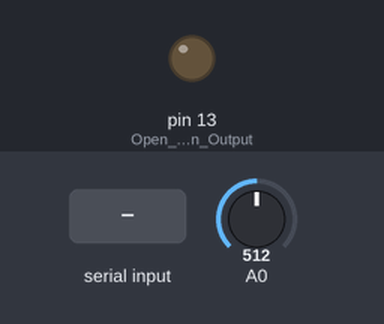
This sketch was run on a simulated Arduino Uno, built with avr-gcc and run on an emulated ATmega328P. Parts: output pins drawn as LEDs (lit = HIGH). The test bench sets the inputs (shaded band); at power-on: A0 = 512. What the sketch prints to the serial monitor is not drawn.

Above: at 1.2 s.
1.3 s: "1\n" received over Serial
At 2.1 s:
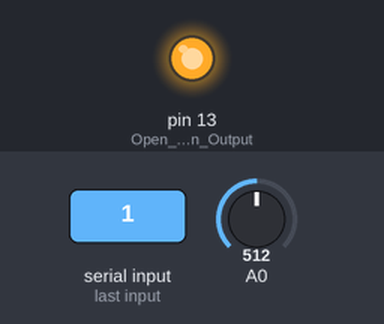
2.8 s: "90,45\n" received over Serial
At 3.2 s:
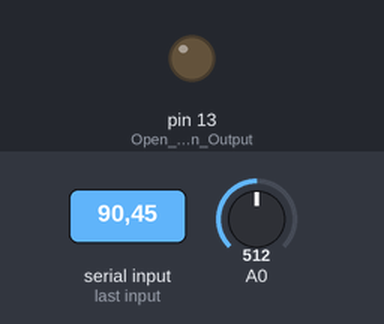
Timing chart, 0 to 5.8 s (numbered marks = the images above; inputs shaded):
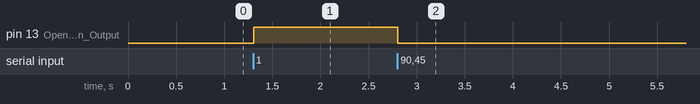

The sketch:

JavaCom1.ino
```cpp
/*
 * This Sketch belongs to the SwingSerial Project and is a very simple example to test the functionality of the Java Software.
 * The Arduino Standard Baud Rate is used here(9600).
 * In this example, the pin 13(Builtin LED of the UNO) can be set to high or low using SwingSerial
 * The Sketch also sends analog readings from pin A0 via a serial port
 */


int Data,oldData; //These varaibles are used to read and handle the analog input

void setup() {
  // put your setup code here, to run once:
Serial.begin(9600); //Establish a Serial Connection with the Standard baud Rate of 9600
pinMode(13,OUTPUT); //Open pin13 as an Output. This pin is also the builtin LED of the UNO
}

void loop() {
  // put your main code here, to run repeatedly:
  int b; // define a Local Variable
  while(Serial.available()>0) //Look if theres Data incoming
  {
     b  = Serial.read(); //As long as there is incoming data, save it to the Local Variable
     b = b -48; // In ASCII 0 = 48. So the get the correct reading, we have to do this.

   if(b == 0) //Check the value of the Local Variable
   {
    digitalWrite(13,0); //pin 13 is set to LOW
   }
   if(b== 1)//Check the value of the Local Variable
   {
    digitalWrite(13,1); //pin 13 is set to HIGH
   }
    //Serial.println(b);  //Print back the value of the Local variable. Useful for Debugging
  }

  Data= analogRead(A0); //read the analog input

  if(Data!=oldData && Data != oldData+1 && Data!=oldData-1) //Check if the read Data is within +- 1 of the previous reading. We do this to avoid useless readings
  {
     Serial.println(Data); //Send the readings via a serial port
     oldData=Data; // We do this in order to avoid sending to much data
  }

  delay(10); // Software Debouncing


}
```

Measured:
- after the input at 1.3 s, pin 13 (Open_pin13_as_an_Output): LOW → HIGH at once
- after the input at 2.8 s, pin 13 (Open_pin13_as_an_Output): HIGH → LOW at once
